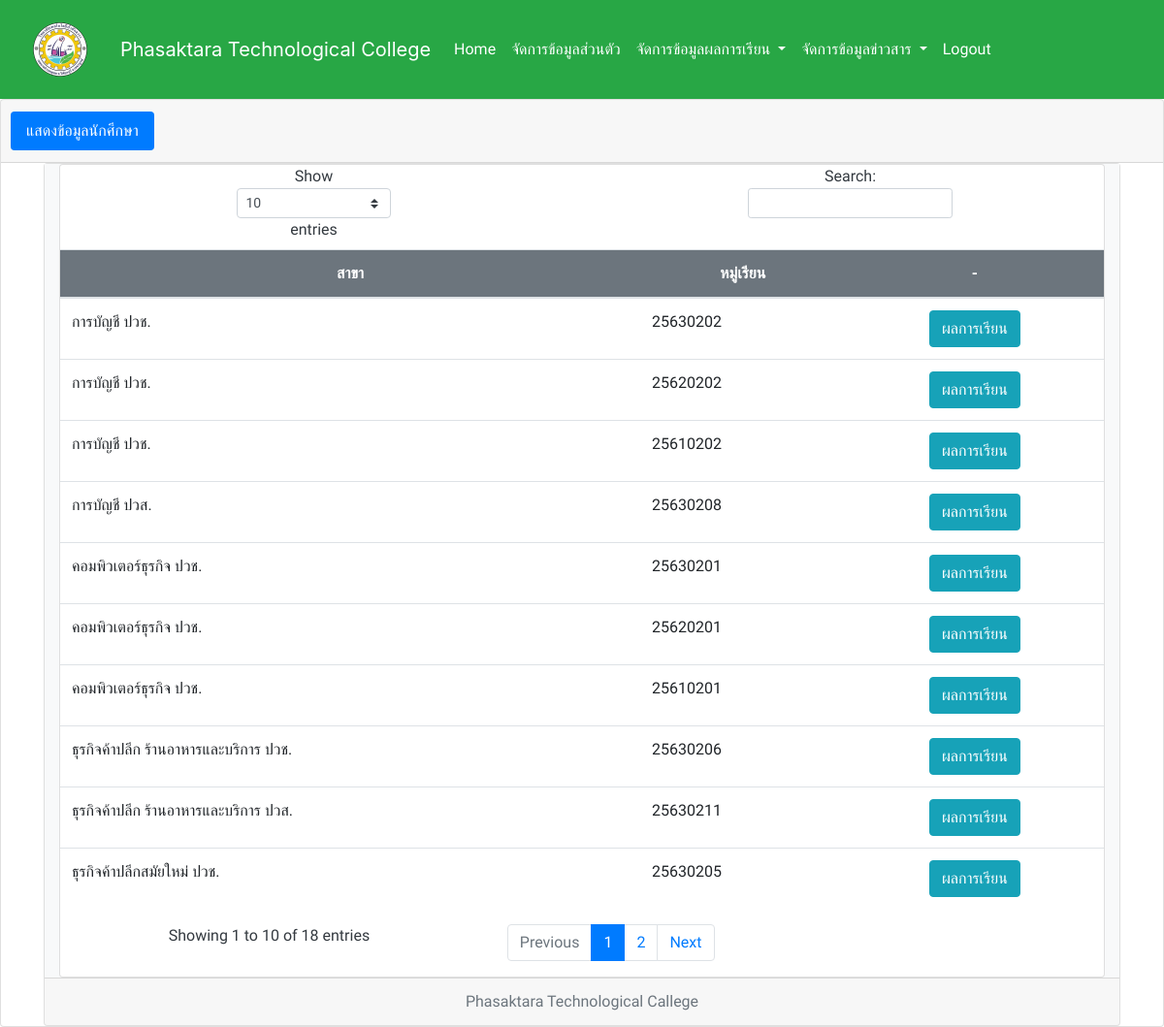
Page /showgrade_first.php (signed in) on the committed database.
### tables this page shows
CREATE TABLE `class` (
  `class_id` int(11) NOT NULL,
  `class_name` varchar(50) NOT NULL,
  `b_id` tinyint(4) NOT NULL
);

CREATE TABLE `branch` (
  `b_id` tinyint(4) NOT NULL,
  `b_name` varchar(50) NOT NULL,
  `d_id` tinyint(4) NOT NULL
);

### showgrade_first.php (the view, shortened to what this page needs)
<?php
if(isset($_SESSION["valid_uname"]) && isset($_SESSION["valid_pwd"]) && isset($_SESSION["userlevel"])  == '2'){
include "connect.php";
include "include/head_menu_grade.php";
$sql = "SELECT *
				FROM  class
				inner join branch on (class.b_id = branch.b_id)
					ORDER BY class_name DESC";
$result = mysqli_query($conn, $sql)
  or die("3.ไม่สามารถประมวลผลคำสั่งได้") . mysqli_error();
?><head>
</head>
<div class="card text-center">
  <div class="card-header">
    <ul class="nav nav-pills card-header-pills">
      <li class="nav-item">
        <a class="nav-link active" href="showgrade_first.php">แสดงข้อมูลนักศึกษา</a>
      </li>
    </ul>
  </div>
  <div class="container" >
    <div class="card text-center">
      <div class="container-fluid h-100 bg-light text-dark">
        <div class="card text" style="max-width: 1200px;">
          <div class="row no-gutters">
            <div class="col-md-12">
              <table class="table table-hover" id="mytable" >
                <thead>
                  <tr class="bg-secondary text-white">
                    <th scope="col">สาขา</th>
                    <th scope="col">หมู่เรียน</th>
                    <th scope="col">-</th>
                  </tr>
                </thead>
                <tbody>
                  <?php
                  while ($rs = mysqli_fetch_array($result)) {
                  ?>
                    <tr>
                    <td align="left"><?php echo "$rs[b_name]"; ?></td>
                    <td align="left"><?php echo "$rs[class_name]"; ?></td>
                      <td><?php echo "<a href=\"showgrade_two.php?class_id=$rs[class_id]\">"; ?>
                      <button type="button" class="btn btn-info">ผลการเรียน</button>
					  <?php echo "</a>"; ?></td>
                    </tr>
                  <?php
                  }
                  ?>
                </tbody>
              </table>
            </div>
          </div>
        </div>
      </div>
      <div class="card-footer text-muted">
        Phasaktara Technological Callege
      </div>
      <?php
} else {
    echo "<script> alert('Please Login');window.location = 'index.php';</script>";
    exit();
}
?>

### include/head_menu_grade.php (style rules this page uses)
body, h1, h2, div, h3, h4, p { font-family: 'Sarabun'; }

### rows in the picture
class: b.b_name "ธุรกิจค้าปลีก ร้านอาหารและบริการ ปวส.", class_name "25630211"
class: b.b_name "การบัญชี ปวส.", class_name "25630208"
class: b.b_name "ธุรกิจค้าปลีก ร้านอาหารและบริการ ปวช.", class_name "25630206"
class: b.b_name "ธุรกิจค้าปลีกสมัยใหม่ ปวช.", class_name "25630205"
class: b.b_name "การบัญชี ปวช.", class_name "25630202"
class: b.b_name "คอมพิวเตอร์ธุรกิจ ปวช.", class_name "25630201"
class: b.b_name "การบัญชี ปวช.", class_name "25620202"
class: b.b_name "คอมพิวเตอร์ธุรกิจ ปวช.", class_name "25620201"
class: b.b_name "การบัญชี ปวช.", class_name "25610202"
class: b.b_name "คอมพิวเตอร์ธุรกิจ ปวช.", class_name "25610201"
